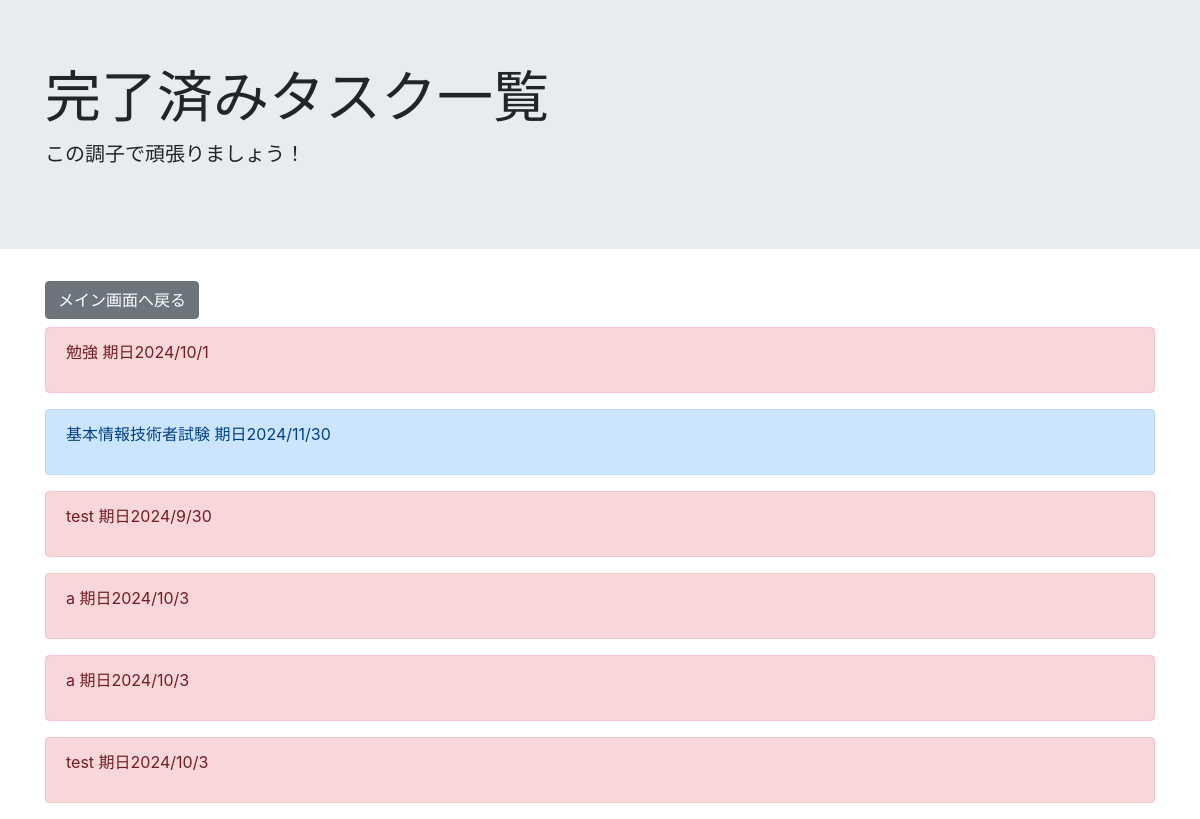
Page /complete/ on the earlier database version.
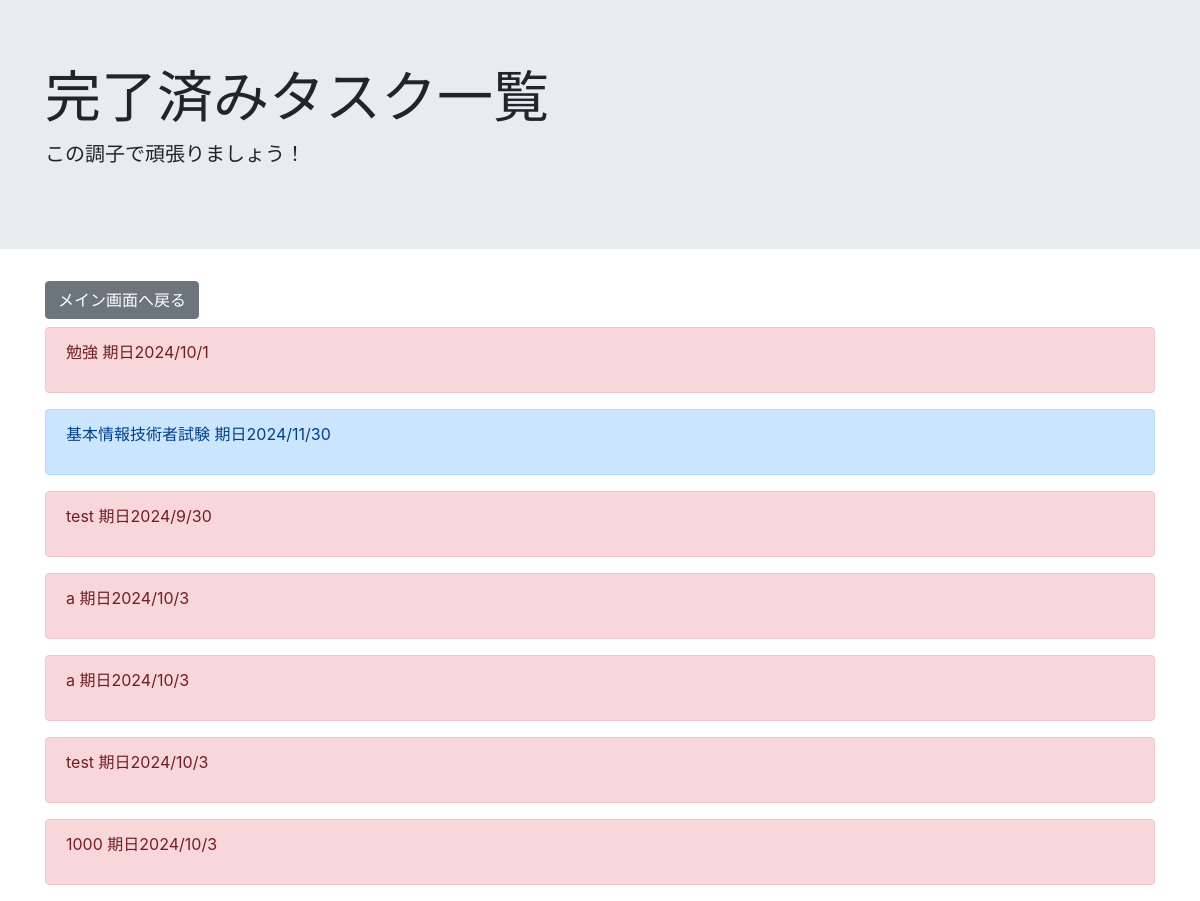
Same page on the later database version.
### todo/models.py (models this page shows, shortened)
class TodoModel(models.Model):
    title = models.CharField(max_length=100)
    contents = models.TextField()
    priority = models.CharField(
        max_length=50,
        choices = CHOICE,
        null = True
    )
    duedate = models.DateField()
    is_completed = models.BooleanField(default=False) #完了フラグ

### todo/views.py (the view)
# urls.py: path('complete/', CompletedTasks.as_view(), name='completed_tasks'),
class CompletedTasks(ListView):
    template_name = 'todo/completed_tasks.html'
    model = TodoModel
    def get_queryset(self):
        return TodoModel.objects.filter(is_completed=True)

### todo/templates/todo/completed_tasks.html
{% extends 'base.html' %}
{% block header %}
<div class="jumbotron jumbotron-fluid">
    <div class="container">
        <h1 class="display-4">完了済みタスク一覧</h1>
        <p class="lead">この調子で頑張りましょう！</p>
    </div>
</div>
{% endblock %}
{% block content %}
    <div class="container">
    <a href="{% url 'index' %}" class="btn btn-secondary mb-2" tabindex="-1" role="button" aria-disabled="true">メイン画面へ戻る</a>
    {% for item in object_list %}
    <div id="task-{{ item.pk }}" class="alert alert-{{ item.priority }}" role="alert">
        <p>{{ item.title }} 期日{{ item.duedate | date:"o/n/j" }}</p>
    </div>
    {% endfor %}
    </div>
{% endblock content %}

### calendar_app/templates/base.html (shortened to what this page needs)
<!doctype html>
<html lang="ja">
 <head>
    <link rel="stylesheet" href="https://cdn.jsdelivr.net/npm/bootstrap@4.1.3/dist/css/bootstrap.min.css">
    <link href="https://cdn.jsdelivr.net/npm/fullcalendar@5.10.1/main.min.css" rel="stylesheet" />
  </head>
  <body>
    {% block header %}
    {% endblock header %}
    {% block content %}
    {% endblock content %}
</body>
</html>

Differences in the rows shown:
now on this page (row edited): TodoModel: title "1000", duedate "2024/10/3"
